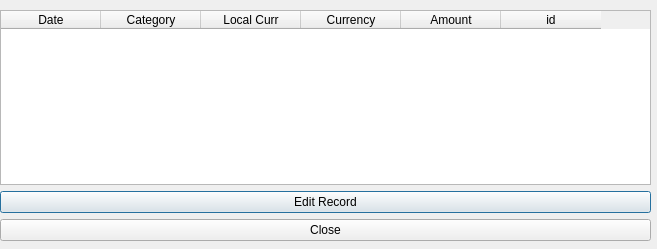
<?xml version="1.0" encoding="UTF-8"?>
<ui version="4.0">
 <class>AllExpenses</class>
 <widget class="QDialog" name="AllExpenses">
  <property name="geometry">
   <rect>
    <x>0</x>
    <y>0</y>
    <width>657</width>
    <height>249</height>
   </rect>
  </property>
  <property name="windowTitle">
   <string>Dialog</string>
  </property>
  <widget class="QWidget" name="verticalLayoutWidget">
   <property name="geometry">
    <rect>
     <x>0</x>
     <y>10</y>
     <width>651</width>
     <height>231</height>
    </rect>
   </property>
   <layout class="QVBoxLayout" name="verticalLayout">
    <item>
     <widget class="QTableWidget" name="tableWidget">
      <property name="editTriggers">
       <set>QAbstractItemView::NoEditTriggers</set>
      </property>
      <property name="showGrid">
       <bool>false</bool>
      </property>
      <attribute name="verticalHeaderVisible">
       <bool>false</bool>
      </attribute>
      <row>
       <property name="text">
        <string/>
       </property>
      </row>
      <row>
       <property name="text">
        <string/>
       </property>
      </row>
      <row>
       <property name="text">
        <string/>
       </property>
      </row>
      <row>
       <property name="text">
        <string/>
       </property>
      </row>
      <row>
       <property name="text">
        <string/>
       </property>
      </row>
      <column>
       <property name="text">
        <string>Date</string>
       </property>
      </column>
      <column>
       <property name="text">
        <string>Category</string>
       </property>
      </column>
      <column>
       <property name="text">
        <string>Local Curr</string>
       </property>
      </column>
      <column>
       <property name="text">
        <string>Currency</string>
       </property>
      </column>
      <column>
       <property name="text">
        <string>Amount</string>
       </property>
      </column>
      <column>
       <property name="text">
        <string>id</string>
       </property>
      </column>
     </widget>
    </item>
    <item>
     <widget class="QPushButton" name="pb_EditRecord">
      <property name="text">
       <string>Edit Record</string>
      </property>
     </widget>
    </item>
    <item>
     <widget class="QPushButton" name="pb_Close">
      <property name="text">
       <string>Close</string>
      </property>
     </widget>
    </item>
   </layout>
  </widget>
 </widget>
 <resources/>
 <connections/>
</ui>
